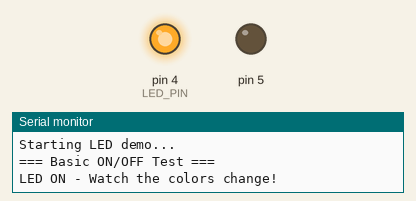
A sketch run on a simulated Arduino Uno, built for the host (arithmetic inside an expression is 32-bit, double 64-bit). Shown: output pins drawn as LEDs (lit = HIGH), the last lines printed to the serial monitor.

Above: at 3.5 s.
At 29.5 s:
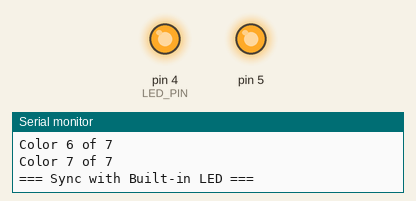
At 55.5 s:
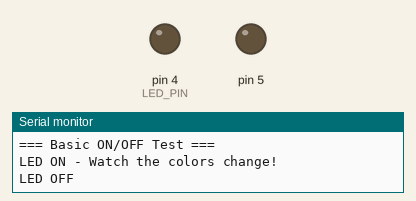
Timing chart, 0 to 64.1 s (numbered marks = the images above):
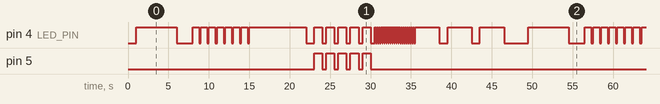

The sketch:

Seven_Color_LED.ino
```cpp
/*
 * 7색 LED 모듈 테스트
 *
 * 보드: NUCLEO-F103RB
 * 환경: Arduino IDE + STM32duino
 *
 * 연결:
 *   S -> D4  (PB5)
 *   V -> 3.3V
 *   G -> GND
 *
 * 특징:
 *   - 내장 IC로 자동 색상 변환
 *   - ON/OFF 제어만 가능
 */

// 핀 정의
#define LED_PIN     4    // D4 - 7색 LED Signal

// Active High인 경우 true
#define ACTIVE_HIGH true

// 내장 LED
#define BUILTIN_LED PA5

void setup() {
  // 시리얼 초기화
  Serial.begin(115200);
  while (!Serial);

  Serial.println("================================");
  Serial.println("  7-Color Auto LED Module Test");
  Serial.println("  NUCLEO-F103RB + Arduino");
  Serial.println("================================");
  Serial.println("Note: Colors change automatically");
  Serial.println("      Only ON/OFF control available\n");

  // 핀 설정
  pinMode(LED_PIN, OUTPUT);
  pinMode(BUILTIN_LED, OUTPUT);

  // 초기 상태: OFF
  ledOff();
  digitalWrite(BUILTIN_LED, LOW);

  Serial.println("Initialization complete!");
  Serial.println("Starting LED demo...\n");

  delay(1000);
}

void loop() {
  // 1. 기본 ON/OFF 테스트
  Serial.println("=== Basic ON/OFF Test ===");

  Serial.println("LED ON - Watch the colors change!");
  ledOn();
  delay(5000);  // 5초 동안 색상 변화 관찰

  Serial.println("LED OFF");
  ledOff();
  delay(2000);

  // 2. 간헐적 점멸 (색상 동기화 효과)
  Serial.println("\n=== Intermittent Blink ===");
  Serial.println("Quick on/off to catch different colors");
  for (int i = 0; i < 7; i++) {
    Serial.print("Blink ");
    Serial.println(i + 1);
    ledOn();
    delay(800);  // 색상 1개 표시 시간
    ledOff();
    delay(200);
  }

  // 3. 장시간 ON (모든 색상 순환 관찰)
  Serial.println("\n=== Long ON - Full Color Cycle ===");
  Serial.println("Observe all 7 colors (about 7 seconds)");
  ledOn();
  for (int i = 0; i < 7; i++) {
    Serial.print("Color ");
    Serial.print(i + 1);
    Serial.println(" of 7");
    delay(1000);
  }
  ledOff();
  delay(1000);

  // 4. 내장 LED와 동기화
  Serial.println("\n=== Sync with Built-in LED ===");
  for (int i = 0; i < 5; i++) {
    // 둘 다 ON
    ledOn();
    digitalWrite(BUILTIN_LED, HIGH);
    delay(1000);

    // 둘 다 OFF
    ledOff();
    digitalWrite(BUILTIN_LED, LOW);
    delay(500);
  }

  // 5. 파티 모드 (빠른 점멸)
  Serial.println("\n=== Party Mode ===");
  Serial.println("Fast blinking for visual effect");
  for (int i = 0; i < 20; i++) {
    ledOn();
    delay(150);
    ledOff();
    delay(100);
  }

  // 6. 천천히 ON/OFF (색상 전환 관찰)
  Serial.println("\n=== Slow Pattern ===");
  for (int i = 0; i < 3; i++) {
    Serial.println("ON for 3 seconds...");
    ledOn();
    delay(3000);

    Serial.println("OFF for 1 second...");
    ledOff();
    delay(1000);
  }

  Serial.println("\nDemo complete! Restarting in 2 seconds...\n");
  delay(2000);
}

// LED ON
void ledOn() {
  if (ACTIVE_HIGH) {
    digitalWrite(LED_PIN, HIGH);
  } else {
    digitalWrite(LED_PIN, LOW);
  }
}

// LED OFF
void ledOff() {
  if (ACTIVE_HIGH) {
    digitalWrite(LED_PIN, LOW);
  } else {
    digitalWrite(LED_PIN, HIGH);
  }
}
```

Measured:
- by itself, pin 4 (LED_PIN): moves between LOW and HIGH, repeating every 48.5 s
- by itself, pin 5: repeats every 48.5 s: 4 × (LOW 0.50 s, HIGH 1.0 s), LOW 41.5 s, HIGH 1.0 s
- by itself, everything shown: repeats every 48.5 s, in 54 steps
